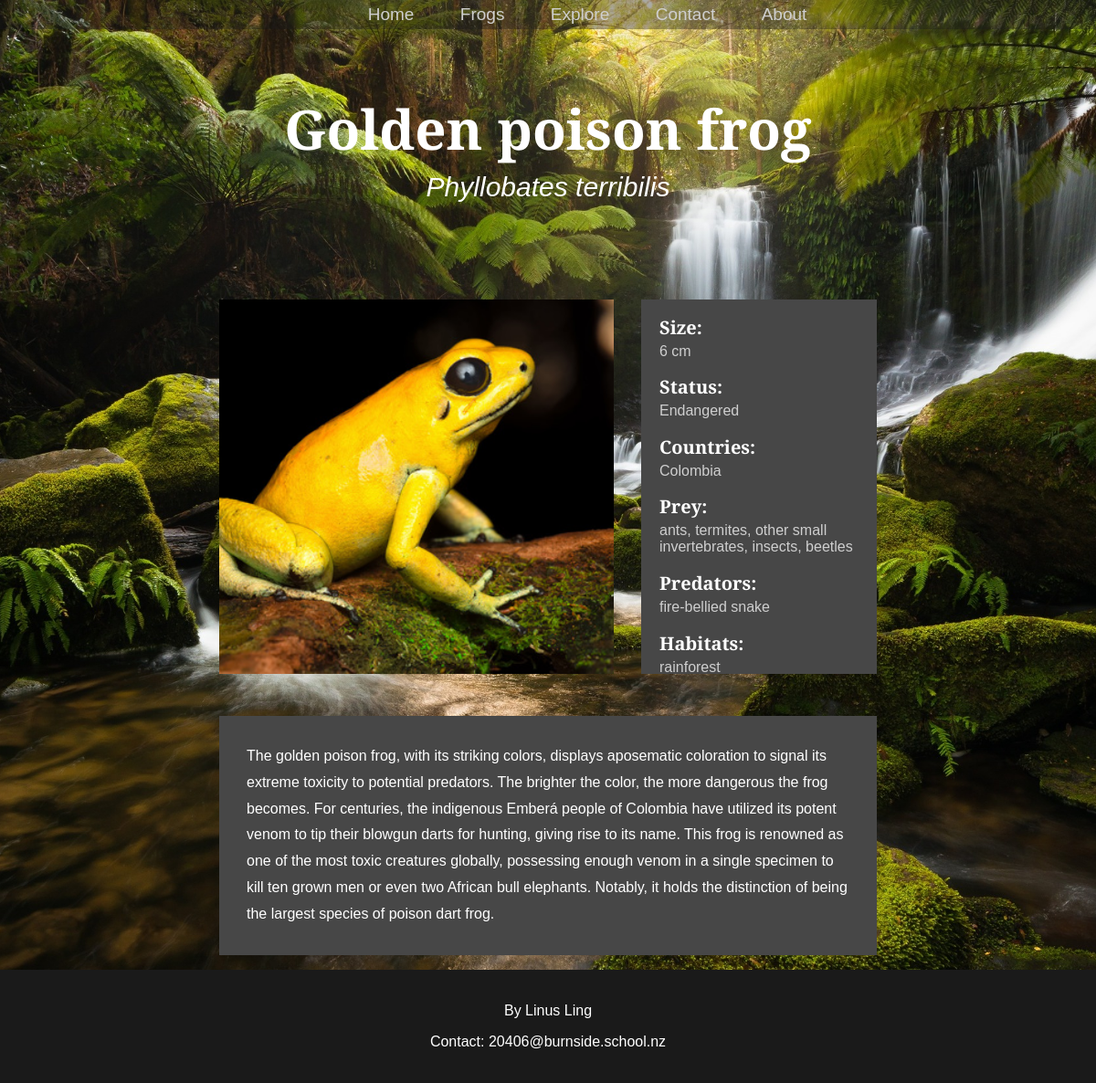
/frog/26, run on the app's committed database.
### tables this page shows
CREATE TABLE frogs (id INTEGER PRIMARY KEY AUTOINCREMENT, name VARCHAR, image TEXT, description TEXT, scientific_name VARCHAR, min_size NUMERIC, max_size NUMERIC, status INTEGER REFERENCES statuses (id));

CREATE TABLE statuses (id INTEGER PRIMARY KEY AUTOINCREMENT, name VARCHAR);

CREATE TABLE country (id INTEGER PRIMARY KEY AUTOINCREMENT, name TEXT);

CREATE TABLE prey (id INTEGER PRIMARY KEY AUTOINCREMENT, name TEXT);

CREATE TABLE predator (id INTEGER PRIMARY KEY AUTOINCREMENT, name TEXT, description TEXT);

CREATE TABLE habitat (id INTEGER PRIMARY KEY AUTOINCREMENT, name TEXT, description TEXT);

### routes.py (the view)
@app.route('/frog/<int:id>')
def frog(id):
    queries = [['SELECT * FROM frogs WHERE id=?', (id,)],
               ['SELECT * FROM statuses WHERE id IN(SELECT status FROM frogs WHERE id =?)', (id,)],
               ['SELECT * FROM country WHERE id IN(SELECT cid FROM FrogCountry WHERE fid =?)', (id,)],
               ['SELECT * FROM prey WHERE id IN(SELECT pid FROM FrogPrey WHERE fid =?)', (id,)],
               ['SELECT * FROM predator WHERE id IN(SELECT pid FROM FrogPredator WHERE fid =?)', (id,)],
               ['SELECT * FROM habitat WHERE id IN(SELECT hid FROM FrogHabitat WHERE fid =?)', (id,)]]
    fetchall = [False, False, True, True, True, True, True]
    frog, status, country, prey, predator, habitat = fetch_data(queries, fetchall)
    if frog is None:    # page doesn't exist!
        return render_template("success.html", title="404", status="404", reason="Page not found")
    else:
        return render_template("frog.html", frog=frog, status=status, country=country, prey=prey, predator=predator, habitat=habitat)

### routes.py (called while the page is built)
def fetch_data(queries: list, fetchall: list):
    conn = sqlite3.connect('frog.db')
    cur = conn.cursor()
    results = []
    for index, query in enumerate(queries):
        try:                                                 # checks if query[1] index exists, thefourtheye - https://stackoverflow.com/questions/29715501/how-can-i-check-if-a-list-index-exists
            cur.execute(query[0], query[1])
        except IndexError:
            cur.execute(query[0])
        if fetchall[index] is True:
            result = cur.fetchall()
        else:
            result = cur.fetchone()
        results.append(result)
    conn.close()
    return results

### templates/frog.html
{%extends "layout.html"%}
{%block content%}
<div class = "title">
    <h2>{{frog[1]}}</h2>
    <h3>{{frog[4]}}</h3>
</div>
<div class = "info_container">
    <img src = "/{{frog[2]}}" />
    <div class = "info">
        <h2>Size:</h2>
        {%if frog[5] != frog[6] %}
            <p>{{frog[5]}}-{{frog[6]}} cm</p>
        {%else%}
            <p>{{frog[6]}} cm<p>
        {%endif%}
        <h2>Status:</h2>
        <p>{{status[1]}}</p>
        <h2>Countries:</h2>
        <p>
            {%for item in country %}
                {{item[1]}}{{ "," if not loop.last }}
            {%endfor%}
        </p>
        <h2>Prey:</h2>
        <p>
            {%for item in prey %}
                {{item[1]}}{{ "," if not loop.last }}
            {%endfor%}
        </p>
        <h2>Predators:</h2>
        <p>
            {%for item in predator %}
                {{item[1]}}{{ "," if not loop.last }}
            {%endfor%}
        </p>
        <h2>Habitats:</h2>
        <p>
            {%for item in habitat %}
                {{item[1]}}{{ "," if not loop.last }}
            {%endfor%}
        </p>
    </div>
    <p class = "description">{{frog[3]}}</p>
</div>
{%endblock%}

### static/css/style.css (style rules this page uses)
body { margin: 0; min-height: 100vh; font-family: "Cormorant garamond", sans-serif; font-weight: 300; background: url("background.jpg") center/cover fixed no-repeat; color:rgb(255, 255, 255); display: flex; flex-direction: column; }
h2 { font-size: 33px; }
.info_container { display: flex; flex-wrap: wrap; padding-top: 0px; margin: 0 20%; justify-content: center; gap: 30px; }
.title { text-align: center; padding: 100px; }
.title h2 { padding: 0; margin: 0; font-size: 60px; }
.title h3 { margin: 6px; font-size: 30px; font-style: italic; font-weight: 2; }
.info_container img { object-fit: cover; width: 60%; flex-wrap: 1; height: 410px; }
.info { width: 30%; flex-grow: 1; padding-left: 20px; background-color: #474747; height: 410px; }
.info p { font-size: 16px; padding: 0; margin: 0; color: #cfcfcf; }
.info h2 { font-size: 20px; padding: 0; margin-bottom: 4px; }
.description { font-size: 16px; line-height: 1.8; padding: 30px; flex-basis: auto; background-color: #474747; }

### data on the page
frogs: name "Golden poison frog", scientific_name "Phyllobates terribilis", max_size "6", description "The golden poison frog, with its striking colors, displays aposematic coloration to signal its extreme toxicity to potential predators. The brighter the color, the more dangerous the frog becomes. For centuries, the indigenous Emberá people of Colombia have utilized its potent venom to tip their blowgun darts for hunting, giving rise to its name. This frog is renowned as one of the most toxic creatures globally, possessing enough venom in a single specimen to kill ten grown men or even two African bull elephants. Notably, it holds the distinction of being the largest species of poison dart frog."
statuses: name "Endangered"
country: name "Colombia"
prey: name "ants", last ","
prey: name "termites", last ","
prey: name "other small invertebrates", last ","
prey: name "insects", last ","
prey: name "beetles"
predator: name "fire-bellied snake"
habitat: name "rainforest"
